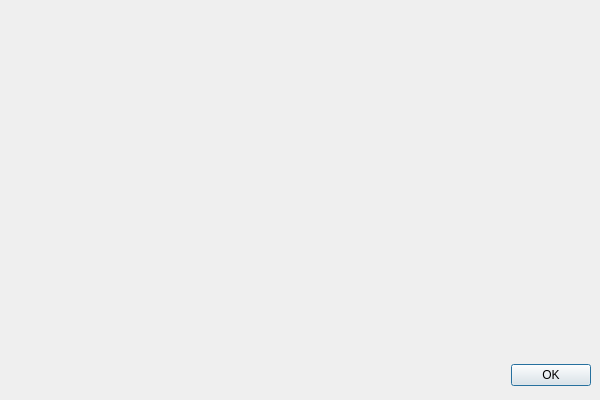
<?xml version="1.0" encoding="UTF-8"?>
<ui version="4.0">
 <class>AboutDialog</class>
 <widget class="QDialog" name="AboutDialog">
  <property name="windowModality">
   <enum>Qt::ApplicationModal</enum>
  </property>
  <property name="geometry">
   <rect>
    <x>0</x>
    <y>0</y>
    <width>600</width>
    <height>400</height>
   </rect>
  </property>
  <property name="sizePolicy">
   <sizepolicy hsizetype="Fixed" vsizetype="Fixed">
    <horstretch>0</horstretch>
    <verstretch>0</verstretch>
   </sizepolicy>
  </property>
  <property name="minimumSize">
   <size>
    <width>600</width>
    <height>400</height>
   </size>
  </property>
  <property name="maximumSize">
   <size>
    <width>600</width>
    <height>400</height>
   </size>
  </property>
  <property name="windowTitle">
   <string>Dialog</string>
  </property>
  <property name="modal">
   <bool>true</bool>
  </property>
  <widget class="QDialogButtonBox" name="buttonBox">
   <property name="geometry">
    <rect>
     <x>10</x>
     <y>360</y>
     <width>581</width>
     <height>31</height>
    </rect>
   </property>
   <property name="sizePolicy">
    <sizepolicy hsizetype="Maximum" vsizetype="Fixed">
     <horstretch>0</horstretch>
     <verstretch>0</verstretch>
    </sizepolicy>
   </property>
   <property name="orientation">
    <enum>Qt::Horizontal</enum>
   </property>
   <property name="standardButtons">
    <set>QDialogButtonBox::Ok</set>
   </property>
  </widget>
  <widget class="QLabel" name="image">
   <property name="geometry">
    <rect>
     <x>10</x>
     <y>10</y>
     <width>121</width>
     <height>121</height>
    </rect>
   </property>
   <property name="text">
    <string/>
   </property>
   <property name="pixmap">
    <pixmap resource="../../res/nifskope.qrc">:/res/nifskope.png</pixmap>
   </property>
  </widget>
  <widget class="QScrollArea" name="scrollArea">
   <property name="geometry">
    <rect>
     <x>130</x>
     <y>10</y>
     <width>464</width>
     <height>351</height>
    </rect>
   </property>
   <property name="frameShape">
    <enum>QFrame::NoFrame</enum>
   </property>
   <property name="widgetResizable">
    <bool>true</bool>
   </property>
   <widget class="QWidget" name="scrollAreaWidgetContents_3">
    <property name="geometry">
     <rect>
      <x>0</x>
      <y>0</y>
      <width>464</width>
      <height>351</height>
     </rect>
    </property>
    <layout class="QVBoxLayout" name="verticalLayout_2">
     <item>
      <widget class="QLabel" name="text">
       <property name="maximumSize">
        <size>
         <width>450</width>
         <height>1500</height>
        </size>
       </property>
       <property name="text">
        <string/>
       </property>
       <property name="textFormat">
        <enum>Qt::RichText</enum>
       </property>
       <property name="scaledContents">
        <bool>false</bool>
       </property>
       <property name="alignment">
        <set>Qt::AlignLeading|Qt::AlignLeft|Qt::AlignTop</set>
       </property>
       <property name="wordWrap">
        <bool>true</bool>
       </property>
       <property name="openExternalLinks">
        <bool>true</bool>
       </property>
      </widget>
     </item>
    </layout>
   </widget>
  </widget>
 </widget>
 <resources>
  <include location="../../res/nifskope.qrc"/>
 </resources>
 <connections>
  <connection>
   <sender>buttonBox</sender>
   <signal>accepted()</signal>
   <receiver>AboutDialog</receiver>
   <slot>accept()</slot>
   <hints>
    <hint type="sourcelabel">
     <x>248</x>
     <y>254</y>
    </hint>
    <hint type="destinationlabel">
     <x>157</x>
     <y>274</y>
    </hint>
   </hints>
  </connection>
  <connection>
   <sender>buttonBox</sender>
   <signal>rejected()</signal>
   <receiver>AboutDialog</receiver>
   <slot>reject()</slot>
   <hints>
    <hint type="sourcelabel">
     <x>316</x>
     <y>260</y>
    </hint>
    <hint type="destinationlabel">
     <x>286</x>
     <y>274</y>
    </hint>
   </hints>
  </connection>
 </connections>
</ui>
